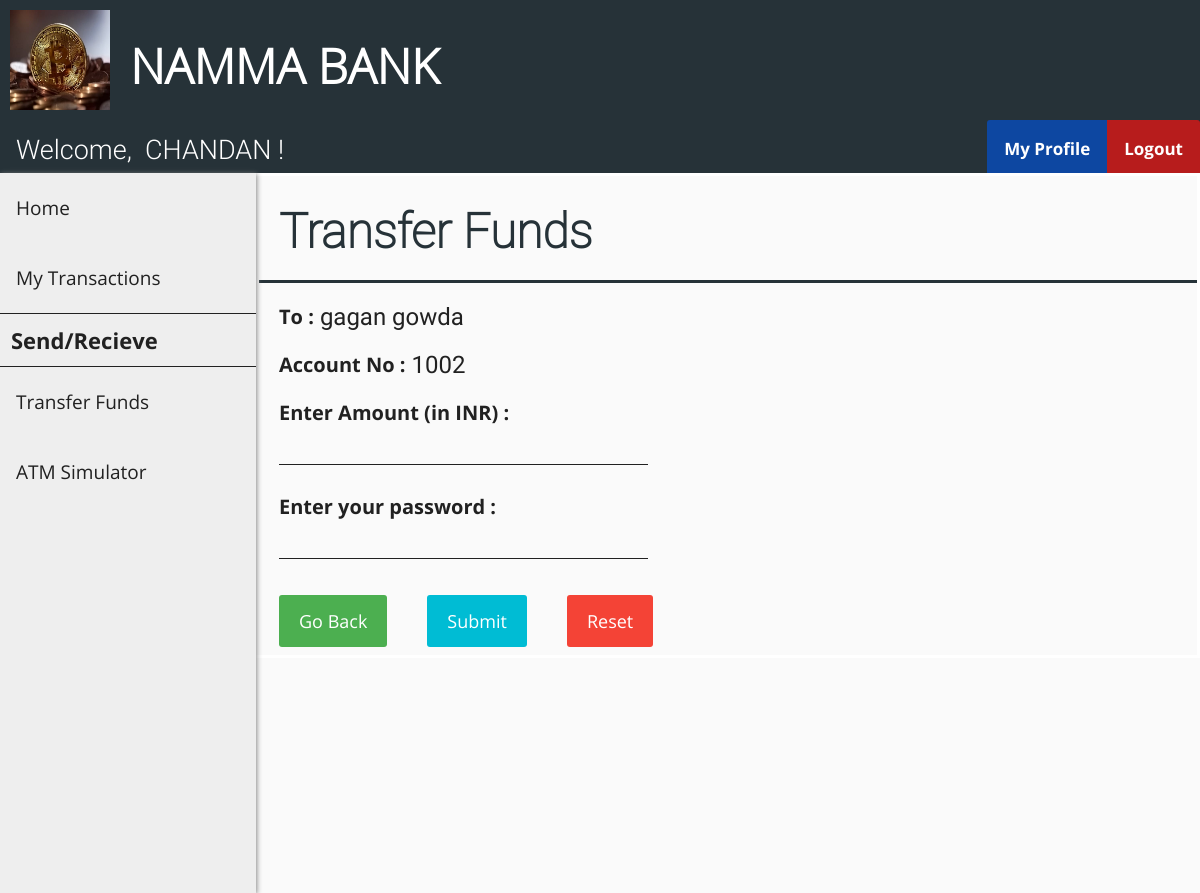
/send_funds.php?cust_id=4 (signed in), run on the app's committed database.
### tables this page shows
CREATE TABLE `customer` (
  `cust_id` int(11) NOT NULL,
  `first_name` varchar(30) DEFAULT NULL,
  `last_name` varchar(30) DEFAULT NULL,
  `gender` varchar(10) DEFAULT NULL,
  `dob` date DEFAULT NULL,
  `aadhar_no` int(11) DEFAULT NULL,
  `email` varchar(30) DEFAULT NULL,
  `phone_no` varchar(20) DEFAULT NULL,
  `address` varchar(255) DEFAULT NULL,
  `branch` varchar(30) DEFAULT NULL,
  `account_no` int(11) DEFAULT NULL,
  `pin` int(4) DEFAULT NULL,
  `uname` varchar(30) DEFAULT NULL,
  `pwd` varchar(30) DEFAULT NULL
);

### send_funds.php (the view, shortened to what this page needs)
<?php
    include "header.php";
    include "customer_navbar.php";
    include "customer_sidebar.php";
    if (isset($_GET['cust_id'])) {
        $id = $_GET['cust_id'];
    }
 $sql0 = "SELECT * FROM customer WHERE cust_id=".$id;
    $result0 = $conn->query($sql0);
    $row0 = $result0->fetch_assoc();
?>
<!DOCTYPE html>
<html>
<head>
  <link rel="stylesheet" href="customer_add_style.css">
</head>
<body>
 <form class="add_customer_form" action="send_funds_action.php?cust_id=<?php echo $id ?>" method="post">
    <div class="flex-container-form_header">
            <h1 id="form_header">Transfer Funds</h1>
        </div>
  <div class="flex-container">
            <div class=container>
                <label>
To : <label id="info_label">
                        <?php echo $row0["first_name"]." ".$row0["last_name"] ?>
  </label>
                </label>
            </div>
        </div>
        <div class="flex-container">
   <div class=container>
                <label>Account No : <label id="info_label"><?php echo $row0["account_no"] ?></label></label>
          </div>
        </div>
        <div class="flex-container">
            <div class=container>
  <label>Enter Amount (in INR) :</label><br>
                <input name="amt" size="24" type="text" required />
      </div>
        </div>
        <div class="flex-container">
            <div  class=container>
     <label>Enter your password :</b></label><br>
                <input name="password" size="24" type="password" required />
        </div>
        </div>
        <div class="flex-container">
            <div class="container">
     <a href="beneficiary.php" class="button">Go Back</a>
            </div>
            <div class="container">
 <button type="submit">Submit</button>
            </div>
            <div class="container">
   <button type="reset" class="reset" onclick="return confirmReset();">Reset</button>
            </div>
      </div>
    </form>
</body>
</html>

### customer_navbar.php (shortened to what this page needs)
<?php
    include "connect.php";
    if (isset($_SESSION['loggedIn_cust_id'])) {
 $sql0 = "SELECT * FROM customer WHERE cust_id=".$_SESSION['loggedIn_cust_id'];
        $result = $conn->query($sql0);
        $row = $result->fetch_assoc();
  }
?>
<!DOCTYPE html>
<html>
<head>
  <link rel="stylesheet" href="user_navbar_style.css">
</head>
<body>
 <div class="nav-wrapper">
        <div class="topnav" id="theTopNav">
            <a id="user">Welcome, &nbsp<?php echo $row["first_name"]; ?> !</a>
       <a id="logout" href="logout_action.php" onclick="return confirm('Are you sure?')">Logout</a>
  <a id="profile" href="customer_profile.php">My Profile</a>
        </div>
    </div>
</body>
</html>

### header_style.css (style rules this page uses)
body { margin: 0; padding: 0; background-color: #FAFAFA; }
h1 { font-family: OpenSans-Light; color: white; font-size: 3rem; line-height: 3rem; margin-top: calc((1.5rem - 2rem) + 2.5rem); margin-bottom: 1.5rem; }

### user_navbar_style.css (style rules this page uses)
.nav-wrapper { height: 53px; background: #333; }
.nav-wrapper .topnav { background-color: #263238; overflow: hidden; height: 53px; }
.topnav a[id="user"] { float: left; display: block; color: white; text-align: center; padding: 14px 16px; text-decoration: none; font-size: 27px; font-family: Roboto-Light; }
.topnav a[id="profile"] { float: right; display: block; color: white; text-align: center; padding: 17px 17px; text-decoration: none; font-size: 17px; font-family: OpenSans-Bold; background-color: #0D47A1; border-top-left-radius: 3px; }
.topnav a[id="logout"] { float: right; display: block; color: white; text-align: center; padding: 17px 17px; text-decoration: none; font-size: 17px; font-family: OpenSans-Bold; background-color: #b71c1c; border-top-right-radius: 3px; }

### customer_add_style.css (style rules this page uses)
.flex-container { display: -webkit-flex; display: flex; margin-left: 256px; width: auto; height: auto; -webkit-flex-wrap: wrap; flex-wrap: wrap; background-color: #FAFAFA; }
.flex-container-form_header { display: -webkit-flex; display: flex; margin-left: 256px; width: auto; height: auto; background-color: #FAFAFA; border-bottom: 3px solid #263238; }
h1[id="form_header"] { margin-left: 20px; font-family: Roboto-Thin; color: #263238; }
form { border: 3px solid white; width: inherit; margin-left: 0px; }
label { display: block; float: left; color: #212121; font-family: OpenSans-Bold; font-size: 20px; }
label[id="info_label"] { display: block; float: right; margin-left: 6px; font-family: Roboto-Regular; color: #212121; font-size: 24px; }
input[type=text], input[type=password] { font-family: Roboto-Regular; color: #212121; font-size: 24px; width: auto; margin: 8px 0; padding: 1px 1px; border: 0; border-bottom: 1px solid #212121; box-sizing: border-box; background-color: transparent; }
.container { margin-top: 20px; margin-left: 20px; margin-right: 20px; float: left; display: inline-block; }
button { font-family: OpenSans-Regular; font-size: 18px; background-color: #00BCD4; color: white; padding: 14px 20px; margin: 8px 0; border: none; cursor: pointer; width: 100%; border-radius: 3px; }
.button { background-color: #4CAF50; border: none; color: white; font-family: OpenSans-Regular; font-size: 18px; padding: 14px 20px; margin: 8px 0; text-align: center; text-decoration: none; display: inline-block; border-radius: 3px; cursor: pointer; }
.reset { width: auto; background-color: #f44336; }

### data on the page
customer: first_name "CHANDAN"
customer: first_name "gagan", last_name "gowda", account_no "1002"
